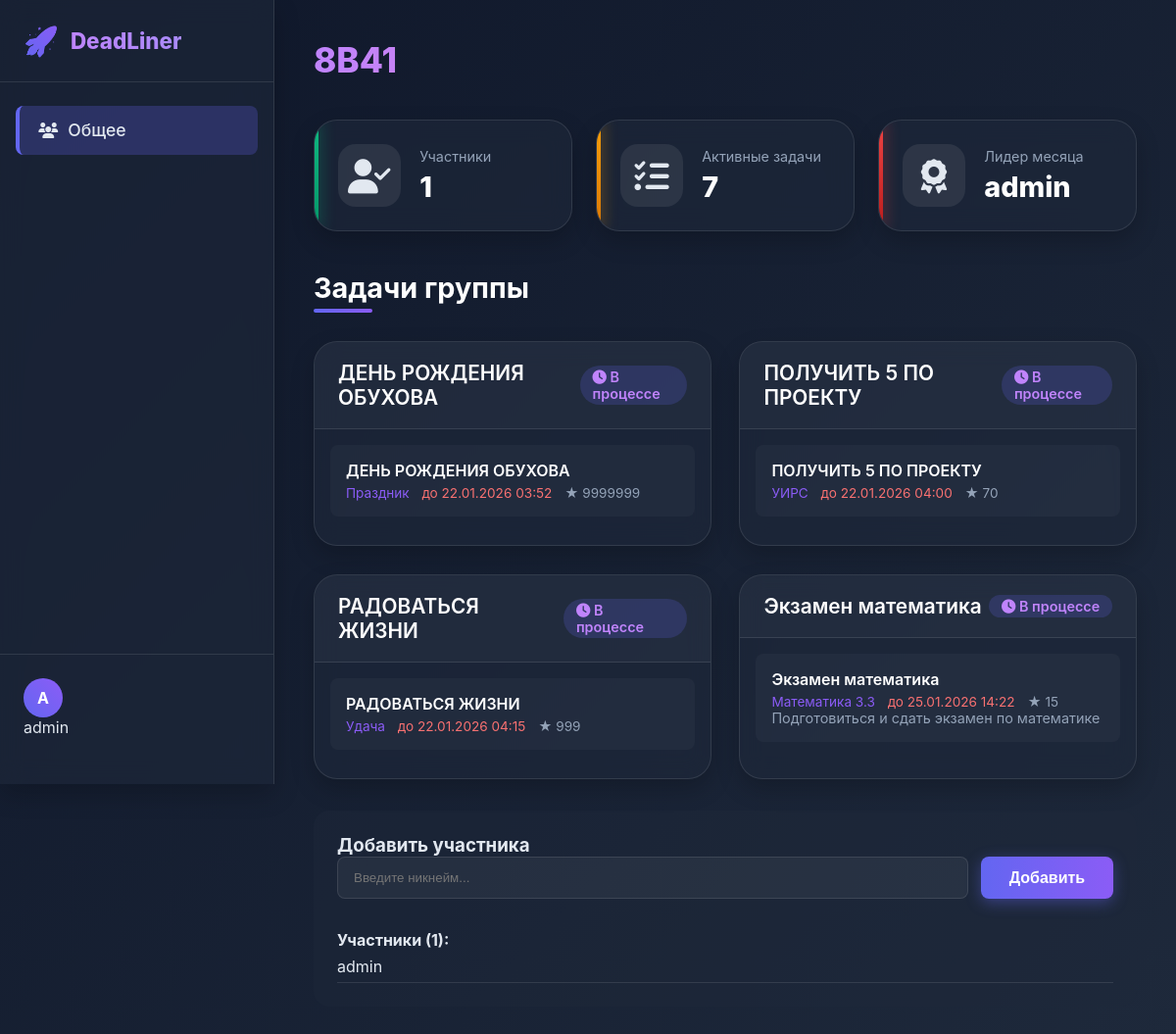
Page /group/2/ (signed in) on the committed database.
### tasks/models.py (models this page shows, shortened)
class ClassGroup(models.Model):
    name = models.CharField(max_length=10)
    owner = models.ForeignKey(User, on_delete=models.CASCADE, related_name="owned_groups")
    members = models.ManyToManyField(User, related_name="class_groups")
    created_at = models.DateTimeField(auto_now_add=True)

class UserStats(models.Model):
    streak = models.PositiveIntegerField(default=0)
    total_points = models.PositiveIntegerField(default=0)
    last_completed_date = models.DateField(null=True, blank=True)
    user = models.OneToOneField(User, on_delete=models.CASCADE, related_name="stats")

class UserTask(models.Model):
    is_done = models.BooleanField(default=False)
    completed_at = models.DateTimeField(null=True, blank=True)
    is_miss = models.BooleanField(default= False)
    user = models.ForeignKey(User, on_delete=models.CASCADE)
    task = models.ForeignKey(Task, on_delete=models.CASCADE)
    class Status(models.TextChoices):
        ACTIVE = "active", "Active"
        DONE_ON_TIME = "done_on_time", "Done on time"
        DONE_LATE = "done_late", "Done late"
        EXPIRED = "expired", "Expired"
    status = models.CharField(max_length=20, choices=Status.choices, default=Status.ACTIVE)
    class Meta:
        unique_together = ("user", "task")

class Task(models.Model):
    title = models.CharField(max_length=35)
    description = models.TextField(blank=True)
    deadline = models.DateTimeField()
    group = models.ForeignKey(ClassGroup, on_delete=models.CASCADE)
    discipline = models.CharField(max_length=36, blank=True)
    created_at = models.DateTimeField(auto_now_add=True)
    points = models.PositiveIntegerField(default=0)

### tasks/views.py (the view)
# urls.py: path('group/<int:group_id>/', task_views.group_detail, name='group_detail'),
@login_required
def group_detail(request, group_id):
    group = get_object_or_404(ClassGroup, id=group_id)
    user_tasks = UserTask.objects.filter(user=request.user, task__group=group).order_by('task__deadline')
    members = group.members.all()
    leaderboard = UserStats.objects.filter(user__in=members).order_by('-total_points')
    context = {
        'group': group,
        'tasks': user_tasks,
        'members': members,
        'leaderboard': leaderboard,
    }
    return render(request, 'tasks/group_detail.html', context)

### tasks/templates/tasks/group_detail.html (shortened to what this page needs)
{% extends "base.html" %}
{% load static %}
{% block head %}
  <link rel="stylesheet" href="{% static 'css/group_detail.css' %}">
  <link rel="stylesheet" href="https://cdnjs.cloudflare.com/ajax/libs/font-awesome/6.4.0/css/all.min.css">
{% endblock %}
{% block content %}
<div class="dashboard">
    <aside class="sidebar">
        <div class="logo">
            <div class="logo-icon">🚀</div>
            <span class="logo-text">DeadLiner</span>
        </div>
        <nav class="menu">
            <ul>
                <li class="active"><i class="fas fa-users"></i> <span>Общее</span></li>
            </ul>
        </nav>
        <div class="sidebar-footer">
            <div class="user-info dropdown">
                <div class="user-avatar">{{ user.username|slice:":1"|upper }}</div>
                <span class="username">{{ user.username }}</span>
            </div>
        </div>
    </aside>
    <main class="main-content">
        <div class="page-header">
            <h1>{{ group.name }}</h1>
        </div>
        <div class="stats-grid">
            <div class="stat-card neon-success">
                <div class="stat-icon"><i class="fas fa-user-check"></i></div>
                <div class="stat-details">
                    <span class="stat-label">Участники</span>
                    <span class="stat-value">{{ group.members.count }}</span>
                </div>
            </div>
            <div class="stat-card neon-streak">
                <div class="stat-icon"><i class="fas fa-tasks"></i></div>
                <div class="stat-details">
                    <span class="stat-label">Активные задачи</span>
                    <span class="stat-value">7</span>
                </div>
            </div>
            <div class="stat-card neon-warning" id="leaders-card" style="cursor:pointer;">
                <div class="stat-icon"><i class="fas fa-award"></i></div>
                <div class="stat-details">
                    <span class="stat-label">Лидер месяца</span>
                    <span class="stat-value">
                        {% if leaderboard %}
                            {{ leaderboard.0.user.username }}
                        {% else %}
                            —
                        {% endif %}
                    </span>
                </div>
            </div>
        </div>
        <div class="tasks-section">
            <div class="section-header">
            <h2>Задачи группы</h2>
        </div>
        {% if tasks %}
            <div class="tasks-grid">
            {% for user_task in tasks %}
                {% with task=user_task.task %}
                <div class="task-group {% if not task.group %}personal{% endif %}">
                    <div class="group-header">
                    <h3>{{ task.title }}</h3>
                    <span class="task-count">
                        {% if user_task.is_done %}
                        <i class="fas fa-check-circle text-green-500"></i> Выполнено
                        {% else %}
                        <i class="fas fa-clock text-yellow-500"></i> В процессе
                        {% endif %}
                    </span>
                    </div>
                    <div class="tasks-list">
                    <div class="task-item">
                        <div class="task-content">
                        <div class="task-title">{{ task.title }}</div>
                        <div class="task-meta">
                            {% if task.discipline %}
                            <span class="discipline">{{ task.discipline }}</span>
                            {% endif %}
                            {% if task.deadline %}
                            <span class="deadline">до {{ task.deadline|date:"d.m.Y H:i" }}</span>
                            {% endif %}
                            <span class="points">★ {{ task.points }}</span>
                        </div>
                        {% if task.description %}
                            <div class="task-description mt-2" style="font-size:0.9rem; color:#94a3b8;">
                            {{ task.description }}
                            </div>
                        {% endif %}
                        </div>
                    </div>
                    </div>
                </div>
                {% endwith %}
            {% endfor %}
            </div>
        {% else %}
            <div class="empty-state">
            <p>В этой группе пока нет задач.</p>
            </div>
            {% endif %}
    <div class="add-member-section">
    <h3>Добавить участника</h3>
    <form id="addMemberForm" data-group-id="{{ group.id }}">
        <div class="form-group">
        <input type="text" id="usernameInput" placeholder="Введите никнейм..." maxlength="150">
        <button type="submit" class="btn-primary">Добавить</button>
        </div>
        <div id="memberMessage" class="message"></div>
    </form>
    <div class="members-list">
        <h4>Участники ({{ group.members.count }}):</h4>
        {% for member in group.members.all %}
        <div class="member-item">{{ member.username }}</div>
        {% endfor %}
    </div>
    </div>
    </main>
</div>
{% endblock %}

### static/css/main.css (style rules this page uses)
* { margin: 0; padding: 0; box-sizing: border-box; }
body { font-family: 'Inter', sans-serif; background: linear-gradient(135deg, #f5f7fa, #c3cfe2); color: #333; min-height: 100vh; display: flex; justify-content: center; align-items: center; padding: 1rem; }
h1 { font-size: 2.8rem; margin-bottom: 1.2rem; line-height: 1.2; }

### rows in the picture
ClassGroup: name "8B41", members.count "1"
UserStats: user.username "admin"
UserTask: task "ДЕНЬ РОЖДЕНИЯ ОБУХОВА", is_done False (drawn), task.discipline "Праздник", task.deadline "22.01.2026 03:52", task.points "9999999"
UserTask: task "ПОЛУЧИТЬ 5 ПО ПРОЕКТУ", is_done False (drawn), task.discipline "УИРС", task.deadline "22.01.2026 04:00", task.points "70"
UserTask: task "РАДОВАТЬСЯ ЖИЗНИ", is_done False (drawn), task.discipline "Удача", task.deadline "22.01.2026 04:15", task.points "999"
UserTask: task "Экзамен математика", is_done False (drawn), task.discipline "Математика 3.3", task.deadline "25.01.2026 14:22", task.points "15", task.description "Подготовиться и сдать экзамен по математике"

### other values in the picture
{{ user.username|slice:":1"|upper }} "A"
{{ user.username }} "admin"
{{ member.username }} "admin"
